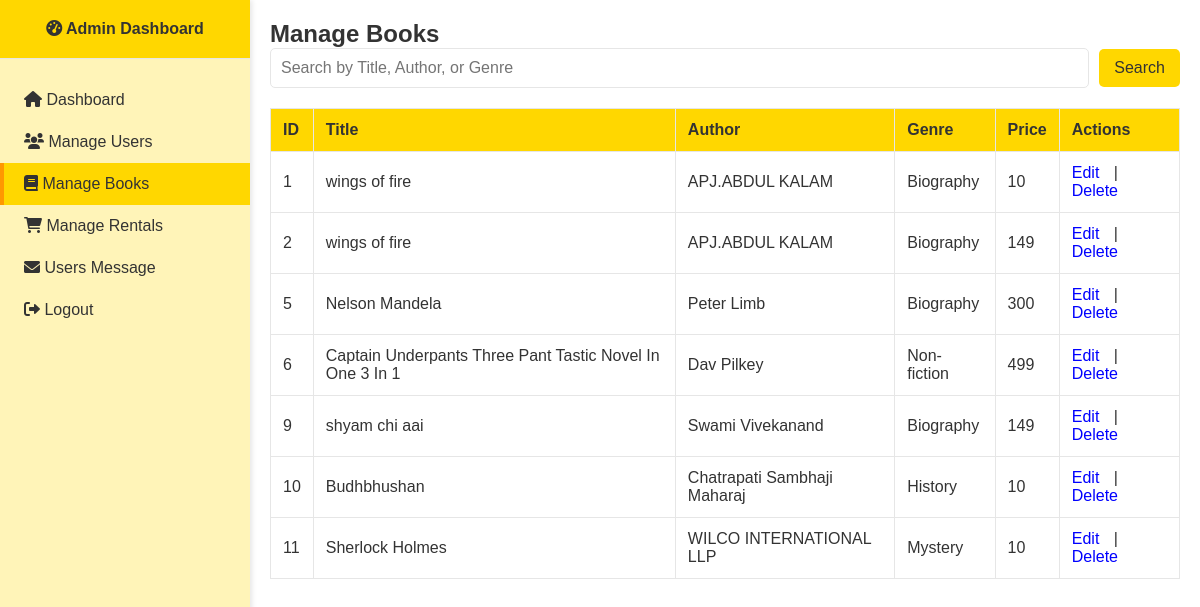
Screenshot of /manage_books.php with the database file from the repository.
### tables this page shows
CREATE TABLE `books` (
  `id` int(11) NOT NULL,
  `book_id` int(11) DEFAULT NULL,
  `title` varchar(255) DEFAULT NULL,
  `author` varchar(255) DEFAULT NULL,
  `genre` varchar(100) DEFAULT NULL,
  `image_path` varchar(255) DEFAULT NULL,
  `rent_price` int(11) NOT NULL,
  `availability_status` enum('available','rented') DEFAULT 'available',
  `user_id` int(11) DEFAULT NULL,
  `add_date` date DEFAULT NULL,
  `description` text DEFAULT NULL,
  `book_condition` varchar(50) DEFAULT NULL,
  `address2` varchar(255) NOT NULL,
  `language` varchar(50) DEFAULT NULL,
  `pages` int(11) DEFAULT NULL,
  `full_name` varchar(100) DEFAULT NULL,
  `contact_info` varchar(100) DEFAULT NULL,
  `pickup_method` varchar(50) DEFAULT NULL,
  `book_writer` varchar(255) NOT NULL,
  `book_publisher` varchar(255) NOT NULL,
  `isbn_10` varchar(10) NOT NULL,
  `isbn_13` varchar(13) NOT NULL,
  `rented` tinyint(1) DEFAULT 0
);

### manage_books.php (the view, shortened to what this page needs)
<?php
include 'C:/xampp/htdocs/book/database_connection.php';
?>
<!DOCTYPE html>
<html lang="en">
<head>
    <link href="https://cdnjs.cloudflare.com/ajax/libs/font-awesome/6.0.0-beta3/css/all.min.css" rel="stylesheet">
</head>
<body>
    <div class="sidebar">
        <div class="sidebar-title">
            <i class="fas fa-tachometer-alt"></i> Admin Dashboard
        </div>
        <ul class="nav-menu">
            <li><a href="admin_dashboard.php"><i class="fas fa-home"></i> Dashboard</a></li>
            <li><a href="manage_user.php"><i class="fas fa-users"></i> Manage Users</a></li>
            <li><a class="active" href="manage_books.php"><i class="fas fa-book"></i> Manage Books</a></li>
            <li><a href="manage_rentals.php"><i class="fas fa-shopping-cart"></i> Manage Rentals</a></li>
            <li><a href="manage_User_respond.php"><i class="fas fa-envelope"></i> Users Message</a></li>
            <li><a href="logout.php"><i class="fas fa-sign-out-alt"></i> Logout</a></li>
        </ul>
    </div>
    <div class="main-content">
        <h2>Manage Books</h2>
        <form method="GET" class="search-bar">
            <input type="text" name="search" placeholder="Search by Title, Author, or Genre" value="<?php echo isset($_GET['search']) ? htmlspecialchars($_GET['search']) : ''; ?>">
            <button type="submit">Search</button>
        </form>
        <?php
        $searchQuery = "";
        $result = $conn->query("SELECT id, title, author, genre, rent_price, image_path FROM books $searchQuery");
        if ($result->num_rows > 0) {
            echo "<table>
                    <tr>
                        <th>ID</th>
                        <th>Title</th>
                        <th>Author</th>
                        <th>Genre</th>
                        <th>Price</th>
                        <th>Actions</th>
                    </tr>";
            while ($row = $result->fetch_assoc()) {
                echo "<tr>
                        <td>{$row['id']}</td>
                        <td>{$row['title']}</td>
                        <td>{$row['author']}</td>
                        <td>{$row['genre']}</td>
                        <td>{$row['rent_price']}</td>
                        <td class='actions'>
                            <a href='edit_book.php?id={$row['id']}'>Edit</a> |
                            <a href='delete_book.php?id={$row['id']}'>Delete</a>
                        </td>
                      </tr>";
            }
            echo "</table>";
        } else {
            echo "<p>No books found.</p>";
        }
        ?>
    </div>
</body>
</html>

### manage_books.php (style rules this page uses)
:root { --primary-yellow: #FFFACD; --secondary-yellow: #FFF8DC; --highlight-yellow: #FFD700; --sidebar-yellow: #FFF4B8; --white: #FFFFFF; --dark-text: #333333; --border-color: #E6E6E6; --sidebar-width: 250px; }
* { margin: 0; padding: 0; box-sizing: border-box; }
body { font-family: 'Arial', sans-serif; background-color: var(--white); color: var(--dark-text); display: flex; min-height: 100vh; }
.sidebar { width: var(--sidebar-width); background-color: var(--sidebar-yellow); height: 100vh; position: fixed; top: 0; left: 0; box-shadow: 2px 0 5px rgba(0,0,0,0.1); z-index: 1000; }
.sidebar-title { padding: 20px; background-color: var(--highlight-yellow); text-align: center; font-weight: bold; border-bottom: 1px solid var(--border-color); }
.nav-menu { list-style: none; padding: 0; margin-top: 20px; }
.nav-menu li a { display: block; padding: 12px 20px; color: var(--dark-text); text-decoration: none; border-left: 4px solid transparent; }
.nav-menu li a:hover, .nav-menu li a.active { background-color: var(--highlight-yellow); border-left: 4px solid #FF9800; }
.main-content { flex-grow: 1; padding: 20px; margin-left: var(--sidebar-width); }
.search-bar { display: flex; align-items: center; gap: 10px; margin-bottom: 20px; }
.search-bar input { flex: 1; padding: 10px; border: 1px solid var(--border-color); border-radius: 5px; font-size: 16px; }
.search-bar button { padding: 10px 15px; border: none; background-color: var(--highlight-yellow); color: var(--dark-text); cursor: pointer; border-radius: 5px; font-size: 16px; }
table { width: 100%; border-collapse: collapse; margin-top: 20px; }
table, th, td { border: 1px solid var(--border-color); text-align: left; }
th, td { padding: 12px; }
th { background-color: var(--highlight-yellow); color: var(--dark-text); }
.actions a { margin-right: 10px; text-decoration: none; color: blue; }

### rows the page displays
books: id "1", title "wings of fire", author "APJ.ABDUL KALAM", genre "Biography", rent_price "10"
books: id "2", title "wings of fire", author "APJ.ABDUL KALAM", genre "Biography", rent_price "149"
books: id "5", title "Nelson Mandela", author "Peter Limb", genre "Biography", rent_price "300"
books: id "6", title "Captain Underpants Three Pant Tastic Novel In One 3 In 1", author "Dav Pilkey", genre "Non-fiction", rent_price "499"
books: id "9", title "shyam chi aai", author "Swami Vivekanand", genre "Biography", rent_price "149"
books: id "10", title "Budhbhushan", author "Chatrapati Sambhaji Maharaj", genre "History", rent_price "10"
books: id "11", title "Sherlock Holmes", author "WILCO INTERNATIONAL LLP", genre "Mystery", rent_price "10"
